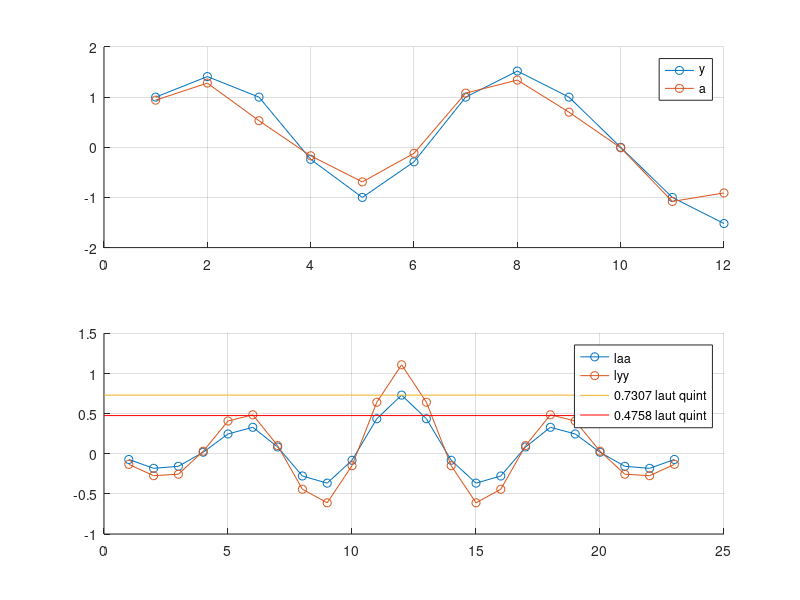

MATLAB code to generate this figure:
% klausur SS06

a=[0.94 1.28 0.53 -0.17 -0.69 -0.12 1.08 1.34 0.70 -0.01 -1.08 -0.91];
y=[1.0 1.41 1.0 -0.24 -1.0 -0.29 1.0 1.52 1.0 0.0 -1.0 -1.52];

laa=xcorr(a,a,'biased');
lay=xcorr(a,y);
lyy=xcorr(y);

delete(findall(0,'type','line'))
clf

f1=figure(1);
SUB=210;
subplot(SUB+1);
hold all;
plot([1:length(a)],y,'-o'),hold all;
plot([1:length(a)],a,'-o'),hold all;
legend('y','a')
grid on;
hold off

subplot(SUB+2);
hold all;
%plot([1:length(laa)],laa/(0.5*length(laa)),'-o'),hold all;
plot([1:length(laa)],laa,'-o')
plot([1:length(lyy)],lyy/(0.5*length(lyy)),'-o')
%plot([1:length(lyy)],laa-lyy,'-o'),hold all;
%plot([1:length(lyy)],lyy-laa,'-o'),hold all;
line([0 length(laa)],[0.7307 0.7307])   % Lösungen vom quint für laa(0)
line([0 length(laa)],[0.4758 0.4758],'Color','red')
grid
legend('laa','lyy','0.7307 laut quint','0.4758 laut quint')
grid on;
hold off

s=[];
for i=1:10
    s=[s sprintf('warum laa/(0.5*length(laa)) damit wir auf lösung vom quint kommen?????\n')];
end
